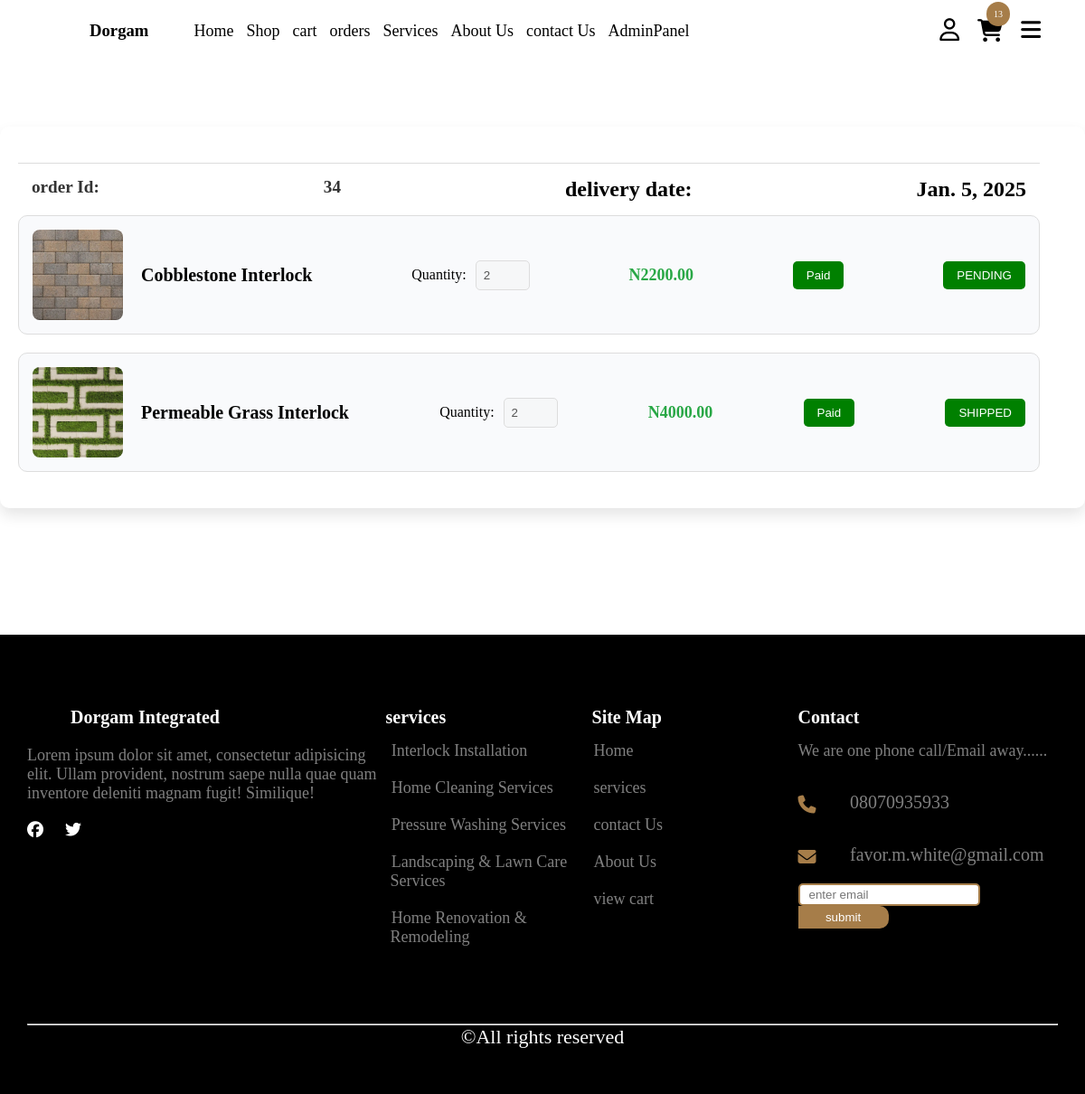
Page /store/orders (signed in) on the earlier database version.
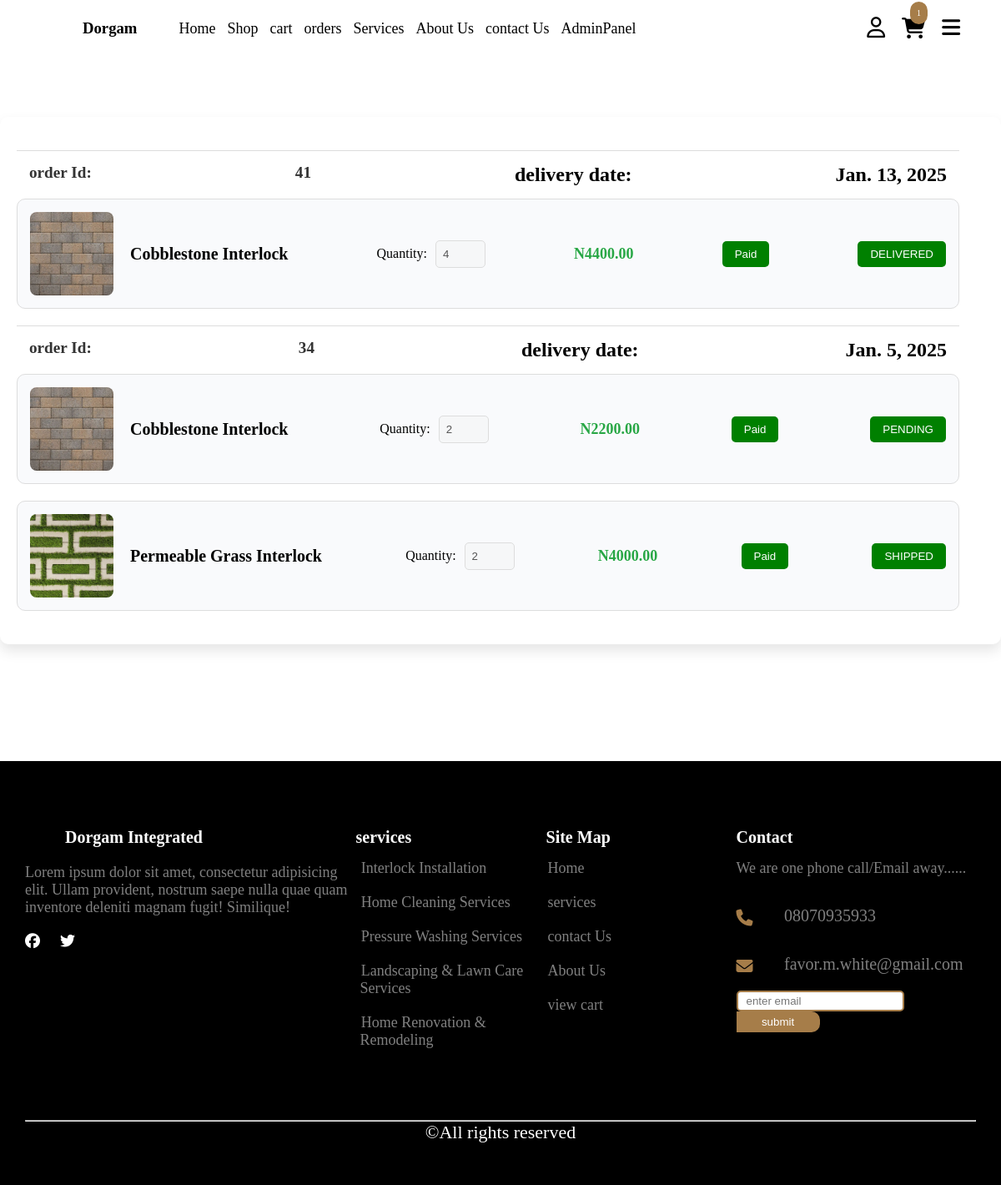
Same page on the later database version.
### ecommerceShop/models.py (models this page shows, shortened)
class Order(models.Model):
    user = models.ForeignKey(User, on_delete=models.CASCADE)
    phone_number = models.CharField(max_length=300, blank=True, null=True)
    state = models.ForeignKey(State, on_delete=models.SET_NULL, null=True)
    shipping_address = models.TextField()
    order_items = models.ManyToManyField(OrderItem, related_name='orders')
    cart_item_amount = models.DecimalField(max_digits=10, decimal_places=2)
    shipping_fee = models.DecimalField(max_digits=10, decimal_places=2)
    total_amount = models.DecimalField(max_digits=10, decimal_places=2)
    delivery_date = models.DateField()
    status = models.CharField(max_length=50, choices=[('Pending', 'Pending'), ('Completed', 'Completed'), ('Cancelled', 'Cancelled')], default='Pending')  # Order status
    payment_status = models.CharField(max_length=50, choices=[('Pending', 'Pending'), ('Paid', 'Paid'), ('Failed', 'Failed')], default='Pending')  # Payment status
    created_at = models.DateTimeField(auto_now_add=True)
    updated_at = models.DateTimeField(auto_now=True)

class OrderItem(models.Model):
    order = models.ForeignKey('Order', on_delete=models.CASCADE)  # Reference to the order
    product = models.ForeignKey(Product, on_delete=models.CASCADE)
    quantity = models.IntegerField(default=0)
    total_price = models.DecimalField(max_digits=10, decimal_places=2)  # Total price for this item
    DELIVERY_STATUS_CHOICES = (
        ('PENDING', 'Pending'),
        ('SHIPPED', 'Shipped'),
        ('DELIVERED', 'Delivered'),
        ('RETURNED', 'Returned'),
    )
    PAYMENT_STATUS_CHOICES = (
        ('Pending', 'Pending'),
        ('Paid', 'Paid'),
        ('Failed', 'Failed'),
    )
    delivery_status = models.CharField(
        max_length=10,
        choices=DELIVERY_STATUS_CHOICES,
        default='PENDING',  # Set the default delivery status
    )
    payment_status = models.CharField(
        max_length=10,
        choices=PAYMENT_STATUS_CHOICES,
        default='Pending',
    )

class Product(models.Model):
    image = models.ImageField(upload_to='products/')
    name = models.CharField(max_length=255)
    price = models.DecimalField(max_digits=10, decimal_places=2)
    shipping_duration = models.IntegerField(help_text="number of days for ordered product to get to consumer")
    is_instock =  models.BooleanField(default=True)
    is_featured = models.BooleanField(default=False)
    categories = models.ManyToManyField(Category, related_name='products')
    description = CKEditor5Field(config_name='default')
    created_at = models.DateTimeField(auto_now=True)
    updated_at = models.DateTimeField(auto_now_add=True)

### core/models.py (models this page shows)
class Service(models.Model):
    image = models.ImageField(
        upload_to='services/images/',
        blank=False,
        null=False,
        help_text="enter service image"
    )
    name_of_service = models.CharField(max_length=200, blank=False, null=False)
    detail = CKEditor5Field(config_name='default')

### ecommerceShop/views.py (the view)
# urls.py: path('orders', views.orders, name="orders"),
@is_logged_in
def orders(request):
    orders = Order.objects.prefetch_related('order_items').filter(user=request.user, status='Completed').order_by('-created_at')
    for order in orders:
        for item in order.order_items.all():
            item.total_price_display = item.product.price * item.quantity
    return render(request, 'mainSite/ordersPage.html', {'orders': orders})

### core/context_processors.py (called while the page is built)
def contact_info(request):
    contactInfo = Contact.objects.first()
    return {"contact": contactInfo}

def services(request):
    services = Service.objects.all()[:5]
    return {"services": services}

def social_media_view(request):
    social = SocialMedia.objects.first()  # You can adjust the query as needed
    return {'social': social}

def cart_item_count(request):
    if request.user.is_authenticated:
        try:
            cart = Cart.objects.filter(user=request.user, completed=False).first()
            if cart:
                total_items = sum(item.quantity for item in cart.cartitems.all())
            else:
                total_items = 0
        except Exception as e:
            print(f"Error calculating cart item count: {e}")
            total_items = 0
    else:
        total_items = 0
    return {"cart_item_count": total_items}

### templates/mainSite/ordersPage.html (shortened to what this page needs)
{% extends "./main.html" %}
{% load static %}
{% load humanize %}
{% block stylelinks %}
    <link rel="stylesheet" href="{% static 'css/mainSite/orderPage.css' %}">
{% endblock stylelinks %}
{% block content %}
        <div class="cart-page">
            {% if orders %}
                <div class="cart-items">
                    {% for order in orders %}
                         <div class="cart-total">
                            <div class="total-label">
                                <p>order Id:</p>
                            </div>
                            <div class="total-label">
                                 <p id="total_price">{{order.id}}</p>
                            </div>
                             <div class="total-price">
                                <p id="total_price">delivery date:</p>
                            </div>
                            <div class="total-price">
                                <p id="total_price">{{order.delivery_date}}</p>
                            </div>
                          </div>
                        {% for item in order.order_items.all %}
                            <div class="cart-item">
                                <img src="{{item.product.image.url}}" alt="Product Image" class="product-image">
                                <div class="item-details">
                                    <p class="product-name">{{ item.product.name }}</p>
                                    <div class="quantity-container">
                                        <label for="quantity">Quantity:</label>
                                        <input type="number" id="quantity" name="quantity" value="{{item.quantity }}"  disabled>
                                    </div>
                                    <p class="product-price">N{{ item.total_price_display }}</p>
                                     <button class="payment-button">
                                        {{item.payment_status}}
                                    </button>
                                    <button class="remove-button">
                                        {{item.delivery_status}}
                                    </button>
                                </div>
                            </div>
                        {% endfor %}
                    {% endfor %}
                </div>
            {% else %}
                <div class="empty-cart">
                    <p> No orders yet <a href="{% url 'cart' %}">order Now</a></p>
                </div>
            {% endif %}
        </div>
{% endblock %}

### templates/mainSite/main.html (shortened to what the changed rows need)
{% load static %}
<!DOCTYPE html>
<html lang="en">
<head>
    <link rel="stylesheet" href="{% static 'css/mainSite/main.css' %}">
    {% block stylelinks %} {% endblock stylelinks %}
</head>
<body>
    <section class="header-main">
       <header class="container">
            <nav>
                <div class="logo" onclick="window.location.href='/'">
                <h1>Dorgam</h1>
                </div>
            </nav>
            <div class="nav-action">
                <div class="cart" onclick="window.location.href='/store/cart'">
                    <div class="itemsNum"><p>{{cart_item_count}}</p></div>
                </div>
            </div>
       </header>
    </section>
     {% include 'flashMessages/message.html' %}
    {% block content %} {% endblock content %}
    <footer>
        <div class="footer-container container">
            <div class="footer-about">
                <div class="heading">
                    <h1>Dorgam Integrated</h1>
                </div>
            </div>
            <div class="footer-services">
                <h1> services</h1>
                {% for service in services %}
                    <a href="{% url 'service' service.id %}">{{ service.name_of_service }}</a>
                {% endfor %}
            </div>
            <div class="footer-links">
                <h1> Site Map </h1>
            </div>
            <div class="footer-contact-info">
                <h1> Contact </h1>
            </div>
        </div>
    </footer>
</body>
</html>

Differences in the rows shown:
added Order: id "41", delivery_date "Jan. 13, 2025"
added OrderItem: product.image (picture), product.name "Cobblestone Interlock", quantity "4", total_price_display "4400.00", payment_status "Paid", delivery_status "DELIVERED", shown under "41"
Other differences:
{{ cart_item_count }}: "13" → "1"
